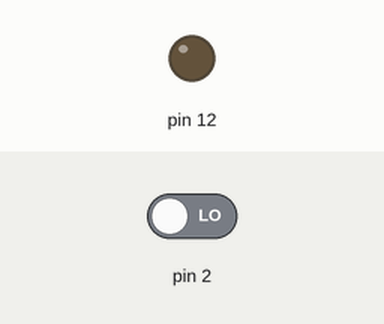
Simulated run of this sketch. Board: Arduino Uno, built with avr-gcc and run on an emulated ATmega328P. Shown: output pins drawn as LEDs (lit = HIGH). The inputs (shaded band) are chosen by the test bench; at power-on: pin 2 LOW.

Above: at 6.8 s.
6.9 s: pin 2 driven HIGH
At 10.2 s:
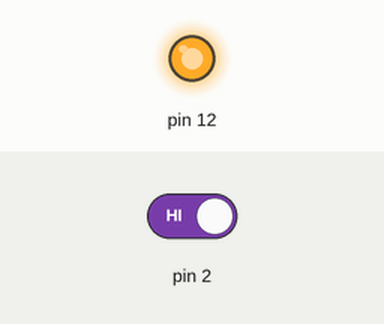
13.5 s: pin 2 driven LOW
At 15.9 s:
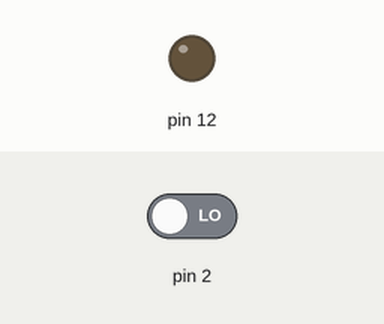
Timing chart, 0 to 17.4 s (numbered marks = the images above; inputs shaded):
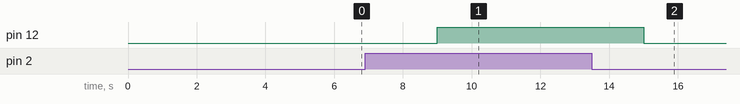

Measured:
- after the input at 6.9 s, pin 12: LOW → HIGH after 2.1 s
- after the input at 13.5 s, pin 12: HIGH → LOW after 1.5 s

The sketch:

tp1.ino
```cpp
void setup() {
  // put your setup code here, to run once:
  pinMode(2, INPUT);
  pinMode(12, OUTPUT);

}
bool ledState=false;

void loop() {
  // put your main code here, to run repeatedly:
  bool buttonState=digitalRead(2);
  if(buttonState)
  {
    digitalWrite(12,HIGH);
  }
  delay(3000);
  digitalWrite(12,LOW);
}
```
